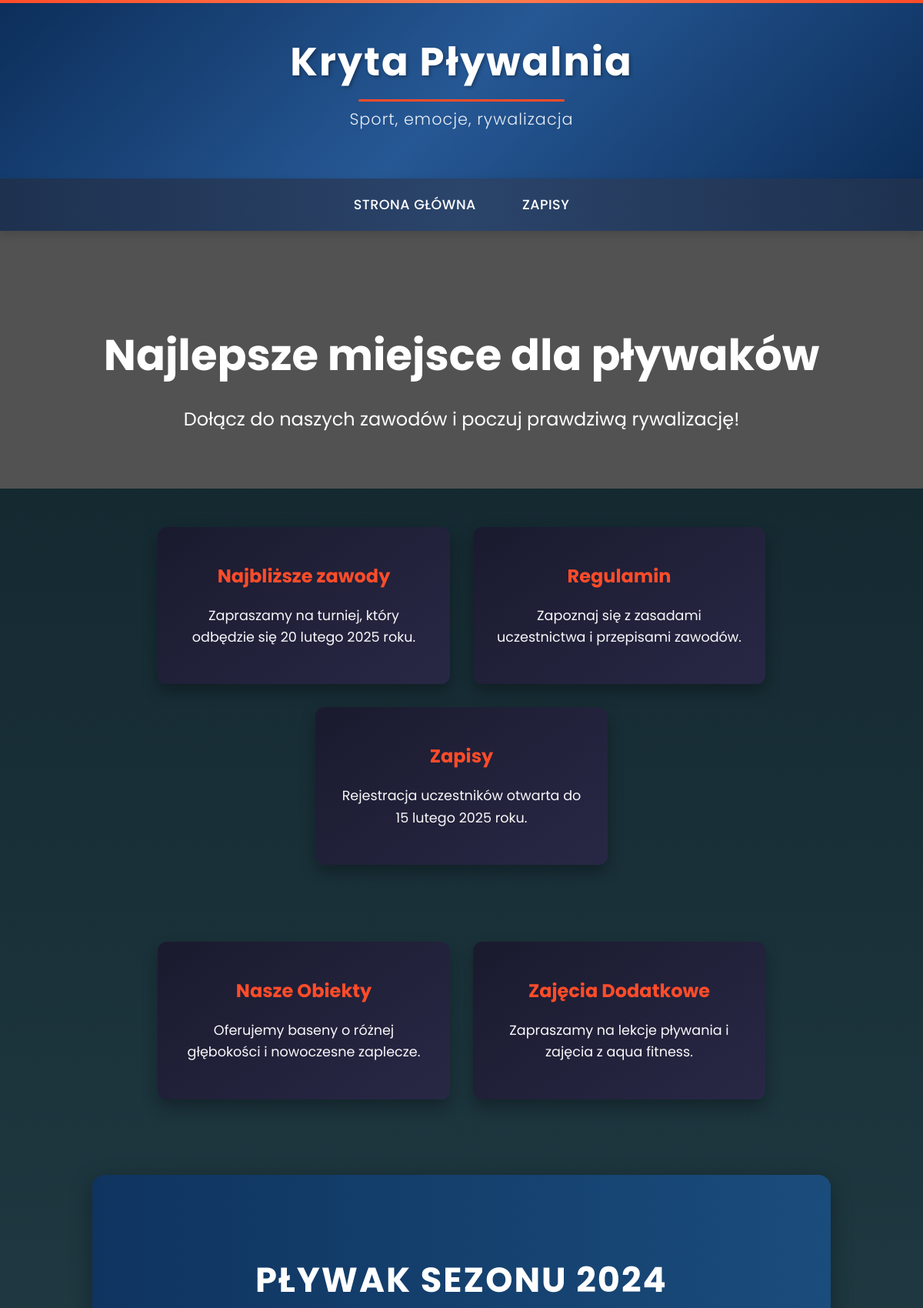
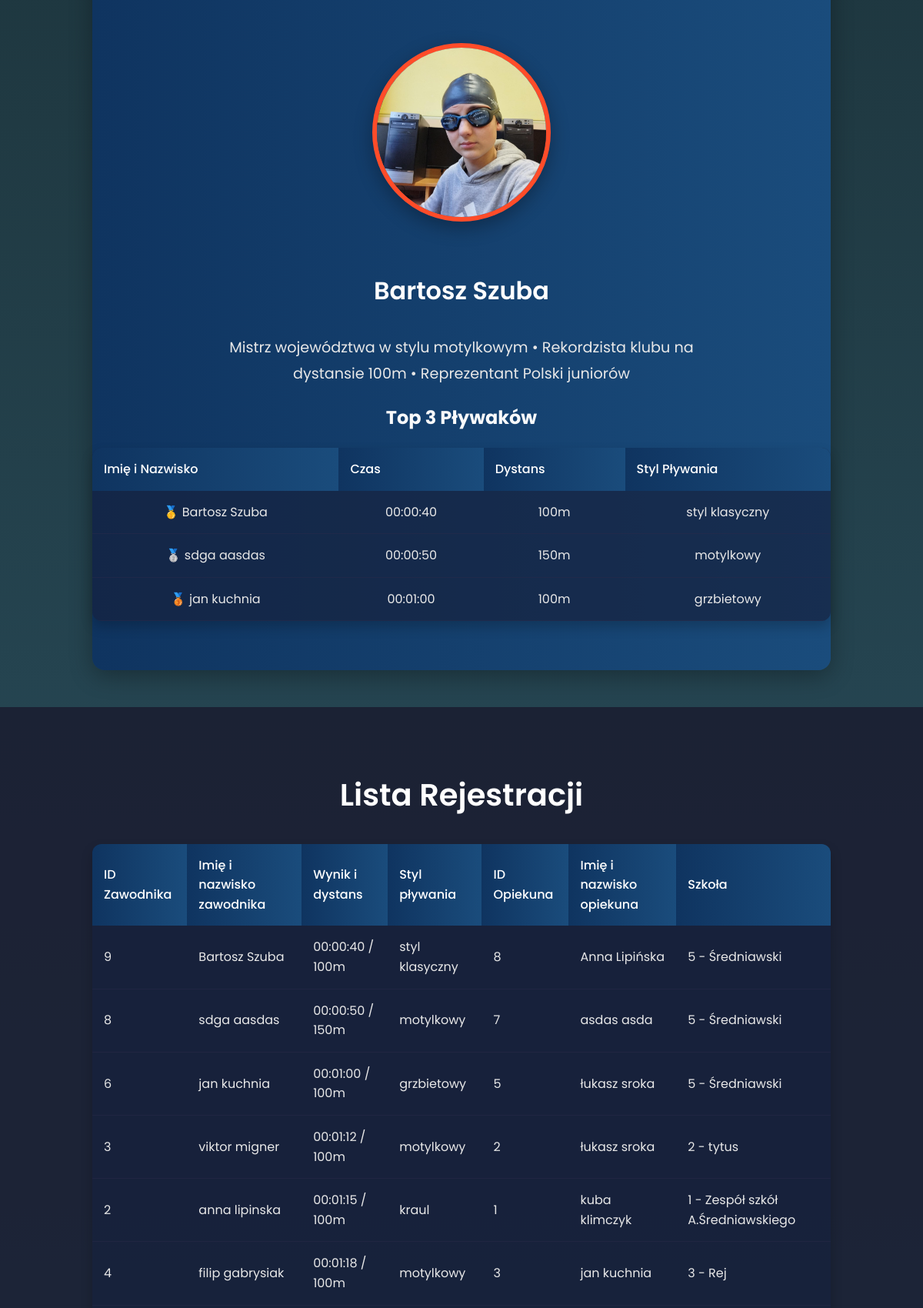
The page / (upper part) on the database its author committed (2 pictures, top to bottom).
### tables this page shows
CREATE TABLE `zawodnik` (
  `id_zawodnik` int(11) NOT NULL,
  `imie` varchar(40) DEFAULT NULL,
  `nazwisko` varchar(40) DEFAULT NULL,
  `id_szkoly` int(11) DEFAULT NULL,
  `id_opiekuna` int(11) DEFAULT NULL,
  `rok_urodzenia` year(4) DEFAULT NULL
);

CREATE TABLE `wynik` (
  `id_wyniku` int(11) NOT NULL,
  `id_szkoly` int(11) DEFAULT NULL,
  `czas` time DEFAULT NULL,
  `dystans` varchar(5) DEFAULT NULL,
  `data_plywania` date DEFAULT NULL,
  `id_zawodnik` int(11) DEFAULT NULL,
  `style` enum('kraul','styl klasyczny','motylkowy','grzbietowy') DEFAULT NULL
);

CREATE TABLE `opiekun` (
  `id_opiekuna` int(11) NOT NULL,
  `imie` varchar(40) DEFAULT NULL,
  `nazwisko` varchar(40) DEFAULT NULL,
  `id_szkoly` int(11) DEFAULT NULL
);

CREATE TABLE `szkola` (
  `id_szkoly` int(11) NOT NULL,
  `nazwa` varchar(40) DEFAULT NULL,
  `miejscowosc` varchar(100) DEFAULT NULL
);

### index.php (the view, shortened to what this page needs)
<?php
$wyniki = [];
$najlepsi_plywacy = [];
$blad_polaczenia = false;
try {
    $polaczenie = new mysqli("localhost", "root", "", "plywanie");
    $sql = "
        SELECT
            z.id_zawodnik AS id_zawodnika,
            CONCAT(z.imie, ' ', z.nazwisko) AS zawodnik_imie_nazwisko,
            IFNULL(CONCAT(TIME_FORMAT(w.czas, '%H:%i:%s'), ' / ', w.dystans, 'm'), 'Brak wyniku') AS zawodnik_wynik,
            w.style AS styl_plywania,
            o.id_opiekuna,
            CONCAT(o.imie, ' ', o.nazwisko) AS opiekun_imie_nazwisko,
            z.id_szkoly,
            s.nazwa AS nazwa_szkoly
        FROM
            zawodnik z
        LEFT JOIN
            wynik w ON z.id_zawodnik = w.id_zawodnik
        INNER JOIN
            opiekun o ON z.id_opiekuna = o.id_opiekuna
        INNER JOIN
            szkola s ON z.id_szkoly = s.id_szkoly
        ORDER BY
            w.czas ASC
    ";
    $sql_najlepsi_plywacy = "
        SELECT
            CONCAT(z.imie, ' ', z.nazwisko) AS zawodnik_imie_nazwisko,
            TIME_FORMAT(w.czas, '%H:%i:%s') AS czas,
            w.dystans,
            w.style AS styl_plywania
        FROM
            zawodnik z
        INNER JOIN
            wynik w ON z.id_zawodnik = w.id_zawodnik
        WHERE
            w.czas IS NOT NULL
        ORDER BY
            w.czas ASC
        LIMIT 3
    ";
    if (!($wynik = $polaczenie->query($sql))) {
        throw new Exception("Błąd zapytania: " . $polaczenie->error);
    }
    while ($wiersz = $wynik->fetch_assoc()) {
        $wyniki[] = $wiersz;
    }
    if (!($wynik_najlepsi_plywacy = $polaczenie->query($sql_najlepsi_plywacy))) {
        throw new Exception("Błąd zapytania: " . $polaczenie->error);
    }
    while ($wiersz = $wynik_najlepsi_plywacy->fetch_assoc()) {
        $najlepsi_plywacy[] = $wiersz;
    }
} catch (Exception $e) {
    $blad_polaczenia = true;
    $wiadomosc_bledu = $e->getMessage();
}
?>
<!DOCTYPE html>
<html lang="pl">
<head>
    <link rel="stylesheet" href="style.css">
</head>
<body>
    <header>
        <a href="index.php"><h1>Kryta Pływalnia</h1></a>
        <p>Sport, emocje, rywalizacja</p>
    </header>
    <nav>
        <a href="index.php">Strona Główna</a>
        <a href="zapisy.php">Zapisy</a>
    </nav>
    <section class="glowna">
        <h2>Najlepsze miejsce dla pływaków</h2>
        <p>Dołącz do naszych zawodów i poczuj prawdziwą rywalizację!</p>
    </section>
    <section id="zawody" class="zawartosc">
        <div class="karta">
            <h3>Najbliższe zawody</h3>
            <p>Zapraszamy na turniej, który odbędzie się 20 lutego 2025 roku.</p>
        </div>
        <div class="karta">
            <h3>Regulamin</h3>
            <p>Zapoznaj się z zasadami uczestnictwa i przepisami zawodów.</p>
        </div>
        <div class="karta">
            <h3>Zapisy</h3>
            <p>Rejestracja uczestników otwarta do 15 lutego 2025 roku.</p>
        </div>
    </section>
    <section id="basen" class="zawartosc">
        <div class="karta">
            <h3>Nasze Obiekty</h3>
            <p>Oferujemy baseny o różnej głębokości i nowoczesne zaplecze.</p>
        </div>
        <div class="karta">
            <h3>Zajęcia Dodatkowe</h3>
            <p>Zapraszamy na lekcje pływania i zajęcia z aqua fitness.</p>
        </div>
    </section>
    <section id="najlepszyPływak">
    <h1>Pływak Sezonu 2024</h1>
    <img src="najlepszyPływak.jpeg" alt="Bartosz Szuba - Najlepszy Pływak">
    <h3>Bartosz Szuba</h3>
    <p class="osiagniecia">
        Mistrz województwa w stylu motylkowym • Rekordzista klubu na dystansie 100m •
        Reprezentant Polski juniorów
    </p>
    <h2>Top 3 Pływaków</h2>
    <table class="tabela-najlepsi-plywacy">
        <thead>
            <tr>
                <th>Imię i Nazwisko</th>
                <th>Czas</th>
                <th>Dystans</th>
                <th>Styl Pływania</th>
            </tr>
        </thead>
        <tbody>
            <?php if (empty($najlepsi_plywacy)): ?>
                <tr>
                    <td colspan="4">Brak danych o najlepszych pływakach.</td>
                </tr>
            <?php else: ?>
                <?php foreach ($najlepsi_plywacy as $index => $plywak): ?>
                    <tr>
                        <td>
                            <?php echo $index === 0 ? '&#129351; ' : ($index === 1 ? '&#129352; ' : ($index === 2 ? '&#129353; ' : '')); ?>
                            <?php echo htmlspecialchars($plywak['zawodnik_imie_nazwisko']); ?>
                        </td>
                        <td><?php echo htmlspecialchars($plywak['czas']); ?></td>
                        <td><?php echo htmlspecialchars($plywak['dystans']); ?>m</td>
                        <td><?php echo htmlspecialchars($plywak['styl_plywania']); ?></td>
                    </tr>
                <?php endforeach; ?>
            <?php endif; ?>
        </tbody>
    </table>
</section>
    <section class="tabela-sekcja">
        <h1>Lista Rejestracji</h1>
        <?php if ($blad_polaczenia): ?>
            <div class="alert error">
                <?php echo htmlspecialchars($wiadomosc_bledu); ?>
            </div>
        <?php else: ?>
            <table>
                <thead>
                    <tr>
                        <th>ID Zawodnika</th>
                        <th>Imię i nazwisko zawodnika</th>
                        <th>Wynik i dystans</th>
                        <th>Styl pływania</th>
                        <th>ID Opiekuna</th>
                        <th>Imię i nazwisko opiekuna</th>
                        <th>Szkoła</th>
                    </tr>
                </thead>
                <tbody>
                    <?php if (empty($wyniki)): ?>
                        <tr>
                            <td colspan="7">Brak danych w tabeli</td>
                        </tr>
                    <?php else: ?>
                        <?php foreach ($wyniki as $wiersz): ?>
                            <tr>
                                <td><?php echo htmlspecialchars($wiersz['id_zawodnika']); ?></td>
                                <td><?php echo htmlspecialchars($wiersz['zawodnik_imie_nazwisko']); ?></td>
                                <td><?php echo htmlspecialchars($wiersz['zawodnik_wynik']); ?></td>
                                <td><?php echo htmlspecialchars($wiersz['styl_plywania']); ?></td>
                                <td><?php echo htmlspecialchars($wiersz['id_opiekuna']); ?></td>
                                <td><?php echo htmlspecialchars($wiersz['opiekun_imie_nazwisko']); ?></td>
                                <td><?php echo htmlspecialchars($wiersz['id_szkoly'] . ' - ' . $wiersz['nazwa_szkoly']); ?></td>
                            </tr>
                        <?php endforeach; ?>
                    <?php endif; ?>
                </tbody>
            </table>
        <?php endif; ?>
    </section>
</body>
</html>

### style.css (style rules this page uses)
body { font-family: 'Poppins', 'Tahoma', sans-serif; margin: 0; padding: 0; background: linear-gradient(to bottom, #0f2027, #203a43, #2c5364); color: #f8f9fa; line-height: 1.6; }
header { background: linear-gradient(135deg, #0c2e5a, #265895, #0c2e5a); color: white; padding: 40px 10%; text-align: center; box-shadow: 0 6px 20px rgba(0,0,0,0.15); position: relative; overflow: hidden; }
header::before { content: ''; position: absolute; top: 0; left: 0; right: 0; height: 4px; background: linear-gradient(90deg, #ff4c29, #ff7f50, #ff4c29); z-index: 5; }
header h1 { margin: 0; font-size: 3.2em; font-weight: 700; letter-spacing: 2px; text-shadow: 2px 2px 4px rgba(0,0,0,0.3); position: relative; display: inline-block; }
header h1::after { content: ''; position: absolute; width: 60%; height: 3px; background-color: #ff4c29; bottom: -10px; left: 20%; border-radius: 3px; }
header p { font-size: 1.3em; margin-top: 16px; opacity: 0.9; font-weight: 300; letter-spacing: 1px; }
header a { text-decoration: none; color: white; }
nav { display: flex; justify-content: center; align-items: center; background: linear-gradient(to right, #1e314f, #2b446a, #1e314f); padding: 0; box-shadow: 0 4px 12px rgba(0,0,0,0.15); position: sticky; top: 0; z-index: 100; }
nav a { color: white; text-decoration: none; margin: 0; font-size: 1.1em; font-weight: 500; transition: all 0.3s ease; position: relative; padding: 20px 30px; letter-spacing: 0.5px; display: inline-block; text-transform: uppercase; }
nav a:after { content: ''; position: absolute; width: 0; height: 3px; bottom: 0; left: 50%; transform: translateX(-50%); background-color: #ff4c29; transition: width 0.3s ease; }
section.glowna { text-align: center; padding: 70px 10%; color: white; background: linear-gradient(rgba(0,0,0,0.6), rgba(0,0,0,0.6)), url('https://via.placeholder.com/1920x1080'); background-size: cover; background-position: center; background-attachment: fixed; }
section.glowna h2 { font-size: 3.5em; margin-bottom: 20px; font-weight: 700; }
section.glowna p { font-size: 1.5em; max-width: 800px; margin: 0 auto; }
.zawartosc { display: flex; flex-wrap: wrap; justify-content: center; padding: 50px 10%; gap: 30px; }
.zawartosc .karta { background: linear-gradient(145deg, #1a1a2e, #282846); padding: 30px; border-radius: 12px; box-shadow: 0 10px 20px rgba(0, 0, 0, 0.3); max-width: 320px; text-align: center; transition: transform 0.3s ease, box-shadow 0.3s ease; }
.zawartosc .karta h3 { margin: 15px 0; font-size: 1.5em; color: #ff4c29; }
.zawartosc .karta p { font-size: 1.1em; line-height: 1.6; }
.tabela-sekcja { padding: 3rem 10%; background: rgba(26, 26, 46, 0.8); margin: 3rem 0; }
.tabela-sekcja h1 { color: #ffffff; text-align: center; margin-bottom: 2rem; font-size: 2.5em; font-weight: 600; }
.tabela-sekcja table, .tabela-najlepsi-plywacy { width: 100%; border-collapse: collapse; background: rgba(22, 33, 62, 0.7); border-radius: 12px; overflow: hidden; box-shadow: 0 8px 16px rgba(0, 0, 0, 0.2); }
.tabela-sekcja th, .tabela-najlepsi-plywacy th { background: linear-gradient(to right, #0f3460, #1a4c7c); color: white; padding: 15px; text-align: left; font-weight: 500; }
.tabela-sekcja td, .tabela-najlepsi-plywacy td { padding: 15px; color: #e8e8e8; border-bottom: 1px solid rgba(42, 42, 74, 0.5); }
#najlepszyPływak { text-align: center; background: linear-gradient(to right, #0f3460, #1a4c7c); padding: 4rem 0; margin: 3rem 10%; border-radius: 16px; box-shadow: 0 8px 30px rgba(0, 0, 0, 0.3); }
#najlepszyPływak h1 { color: #ffffff; font-size: 2.8em; margin-bottom: 2rem; text-transform: uppercase; letter-spacing: 2px; font-weight: 700; }
#najlepszyPływak img { width: 220px; height: 220px; border-radius: 50%; border: 6px solid #ff4c29; box-shadow: 0 8px 25px rgba(0, 0, 0, 0.3); transition: all 0.5s ease; margin: 1.5rem 0; object-fit: cover; }
#najlepszyPływak h3 { color: #ffffff; font-size: 2em; margin-top: 2rem; font-weight: 600; }
#najlepszyPływak .osiagniecia { color: #e8e8e8; margin-top: 1.5rem; font-size: 1.2em; max-width: 700px; margin-left: auto; margin-right: auto; line-height: 1.8; padding: 0 20px; }

### rows shown on the page
zawodnik: id_zawodnik "9", zawodnik_imie_nazwisko "Bartosz Szuba", zawodnik_wynik "00:00:40 / 100m", wynik.style "styl klasyczny", id_opiekuna.id_opiekuna "8", opiekun_imie_nazwisko "Anna Lipińska", id_szkoly.nazwa "5 - Średniawski"
zawodnik: id_zawodnik "8", zawodnik_imie_nazwisko "sdga aasdas", zawodnik_wynik "00:00:50 / 150m", wynik.style "motylkowy", id_opiekuna.id_opiekuna "7", opiekun_imie_nazwisko "asdas asda", id_szkoly.nazwa "5 - Średniawski"
zawodnik: id_zawodnik "6", zawodnik_imie_nazwisko "jan kuchnia", zawodnik_wynik "00:01:00 / 100m", wynik.style "grzbietowy", id_opiekuna.id_opiekuna "5", opiekun_imie_nazwisko "łukasz sroka", id_szkoly.nazwa "5 - Średniawski"
zawodnik: id_zawodnik "3", zawodnik_imie_nazwisko "viktor migner", zawodnik_wynik "00:01:12 / 100m", wynik.style "motylkowy", id_opiekuna.id_opiekuna "2", opiekun_imie_nazwisko "łukasz sroka", id_szkoly.nazwa "2 - tytus"
zawodnik: id_zawodnik "2", zawodnik_imie_nazwisko "anna lipinska", zawodnik_wynik "00:01:15 / 100m", wynik.style "kraul", id_opiekuna.id_opiekuna "1", opiekun_imie_nazwisko "kuba klimczyk", id_szkoly.nazwa "1 - Zespół szkół A.Średniawskiego"
zawodnik: id_zawodnik "4", zawodnik_imie_nazwisko "filip gabrysiak", zawodnik_wynik "00:01:18 / 100m", wynik.style "motylkowy", id_opiekuna.id_opiekuna "3", opiekun_imie_nazwisko "jan kuchnia", id_szkoly.nazwa "3 - Rej"

### other values the page prints
$plywak['zawodnik_imie_nazwisko'] "Bartosz Szuba"
$plywak['czas'] "00:00:40"
$plywak['dystans'] "100"
$plywak['styl_plywania'] "styl klasyczny"
$plywak['zawodnik_imie_nazwisko'] "sdga aasdas"
$plywak['czas'] "00:00:50"
$plywak['dystans'] "150"
$plywak['styl_plywania'] "motylkowy"
$plywak['zawodnik_imie_nazwisko'] "jan kuchnia"
$plywak['czas'] "00:01:00"
$plywak['styl_plywania'] "grzbietowy"
